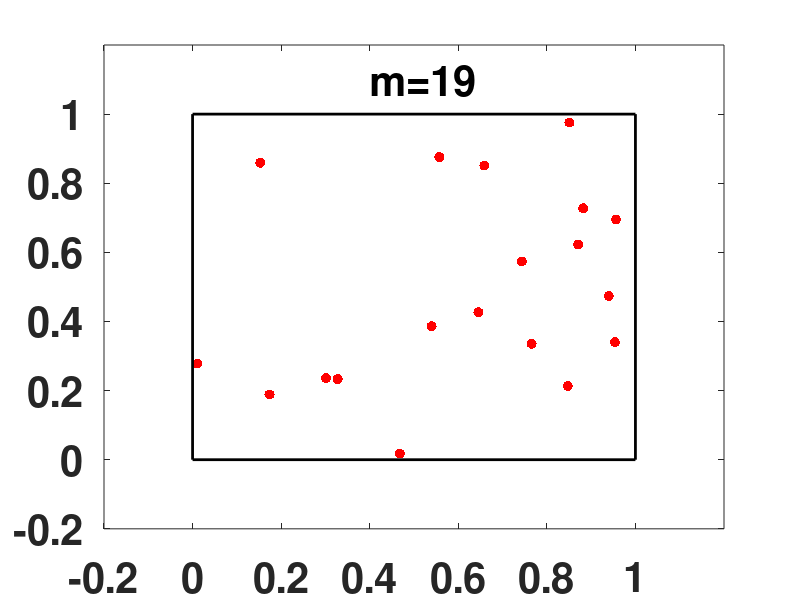

The MATLAB source for this figure:
%%%%%%%%%%%%%%%%%%%%%%%%%%%%%%%%%%%%%%%%%%%%%%%%%%%%%%%%%%%%%%%%%%%%%%%%%%%
%%%%%%%%%%%%%%%%%%%%%%%%%%%%%%%%%%%%%%%%%%%%%%%%%%%%%%%%%%%%%%%%%%%%%%%%%%%
%%% Bidimensional Homogenous Poisson process                            %%%
%%%%%%%%%%%%%%%%%%%%%%%%%%%%%%%%%%%%%%%%%%%%%%%%%%%%%%%%%%%%%%%%%%%%%%%%%%%
%%%%%%%%%%%%%%%%%%%%%%%%%%%%%%%%%%%%%%%%%%%%%%%%%%%%%%%%%%%%%%%%%%%%%%%%%%%
clear all
close all
clc
disp(' ')
disp('-------------------------------------------------------------------')
disp('Bidimensional Homogenous Poisson process ')
disp(' ')
disp('Homogenous: Lambda(x)=Lambda (Constant) ')
disp(' ')
disp('-------------------------------------------------------------------')
disp(' ')
%%%%%%%
disp('In this example,we consider the set D=[0,1]x[0,1] ')
%%%%%%%%%%%%%%%%%%%%%%%%%%%%%%%%%%%%%%%%%%%%%%%%%%%%%%%%%%%%%%%%%%%%%%%%%%%
Lambda=20;
disp(['We set Lambda = ',num2str(Lambda)])
disp(' ')
disp('-------------------------------------------------------------------')
%%%%%%%%%%%%%%%%%%%%%%%%%%%%%%%%%%%%%%%%%%%%%%%%%%%%%%%%%%%%%%%%%%%%%%%%%%%
M = poissrnd(Lambda);  %%%% number of points in this realization from a Poisson pmf
disp(' ')
disp('(a) Draw the Number of points M from Poisson(Lambda)   ')
disp(['Number of points in this realization = ', num2str(M)])
disp(' ')
x = rand(M,2);
disp(['(b) Draw M = ',num2str(M), ' within the set D=[0,1]x[0,1]'])
disp('-------------------------------------------------------------------')
%%%%%
disp(' ')
disp('Output of this realization of the Poisson Process:')
disp(x')
%%%%%%%%%%%%%%%%%%%%%%%%%%%%%%%%%%%%%%%%%%%%%%%%%%%%%%%%%%%%%%%%%%%%%%%%%%%
%%% plotting
%%%%%%%%%%%%%%%%%%%%%%%%%%%%%%%%%%%%%%%%%%%%%%%%%%%%%%%%%%%%%%%%%%%%%%%%%%%
figure
hold on
plot(x(:,1),x(:,2),'r.','MarkerEdgeColor','r','MarkerFaceColor','r','MarkerSize',22)
axis([-0.2 1.2 -0.2 1.2]) 
set(gca,'FontSize',30)
 set(gca,'FontWeight','Bold')
 box on 
plot([0 0],[0 1],'k-','LineWidth',2)
plot([1 1],[0 1],'k-','LineWidth',2)
plot([0 1],[1 1],'k-','LineWidth',2)
plot([0 1],[0 0],'k-','LineWidth',2)
%%%%
Text_Number_of_points=cat(2,'m=',num2str(M));
text(0.4,1.1,Text_Number_of_points,'FontWeight','Bold','FontSize',30)
%%%%%%%%%%%%%%%%%%%%%%%%%%%%%%%%%%%%%%%%%%%%%%%%%%%%%%%%%%%%%%%%%%%%%%%%%%%
%%%%%%%%%%%%%%%%%%%%%%%%%%%%%%%%%%%%%%%%%%%%%%%%%%%%%%%%%%%%%%%%%%%%%%%%%%%



 
